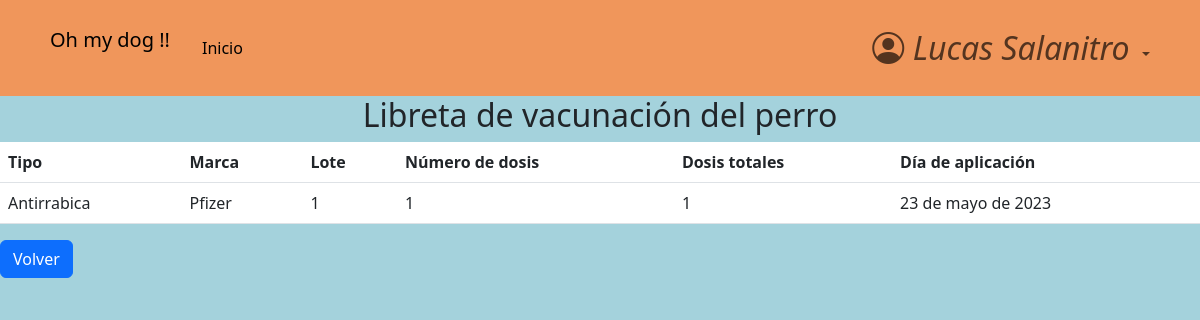
Page /dogs/vaccinations/3/2/ (signed in) on the earlier database version.
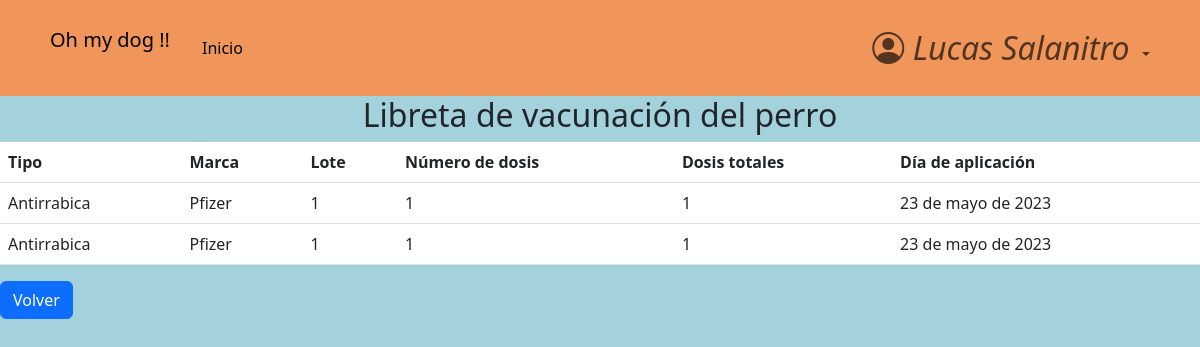
Same page on the later database version.
### dogs/models.py (models this page shows)
class Vaccination(models.Model):
    class Type(models.TextChoices):
        antirrabica = "Antirrabica"
        antimoquillo = "Antimoquillo"
    dog = models.ForeignKey(
        Dog,
        blank = True,
        on_delete=models.CASCADE,
        null=True,
    )
    type = models.CharField(
        choices=Type.choices,
        max_length=20,
        null=True,
        blank=True,
    )
    brand = models.CharField(
        max_length=20,
        blank=True,
        null=True
    )
    lot = models.CharField(
        max_length=15,
        blank=True,
        null=True
    )
    dosis_number = models.PositiveIntegerField(
        null=True,
    )
    total_dosis = models.PositiveIntegerField(
        null=True,
    )
    date_of_application = models.DateField(
        null=True,
        blank=True,
    )

### dogs/views.py (the view)
# urls.py: path('vaccinations/<client_id>/<dog_id>/', views.vaccinations_list, name="vaccinations"),
@ login_required
def vaccinations_list(request, dog_id, client_id):
    actual_dog = Dog.objects.get(pk=dog_id)
    vaccinations = actual_dog.vaccination_set.all()
    context = {
        'client_id': client_id,
        'dog_id': actual_dog.id,
        'vaccinations': vaccinations,
    }
    return render(request, 'vaccinations_list.html', context)

### accounts/models.py (called while the page is built)
    def __str__(self):
        return self.name + ' ' + str(self.surname or '')

### dogs/templates/vaccinations_list.html
{% extends 'base.html' %}
{% block content %}
<main>
    <h2 class="text-center">Libreta de vacunación del perro</h2>
                {% if vaccinations.exists %}
                  <table class="table table-hover">
                      <thead>
                          <tr>
                              <th>Tipo</th>
                              <th>Marca</th>
                              <th>Lote</th>
                              <th>Número de dosis</th>
                              <th>Dosis totales</th>
                              <th>Día de aplicación</th>
                          </tr>
                      </thead>
                      <tbody>
                          {% for vaccination in vaccinations %}
                                <tr>
                                    <td>{{ vaccination.type }}</td>
                                    <td>{{ vaccination.brand }}</td>
                                    <td>{{ vaccination.lot }}</td>
                                    <td>{{ vaccination.dosis_number }}</td>
                                    <td>{{ vaccination.total_dosis }}</td>
                                    <td>{{ vaccination.date_of_application }}</td>
                                </tr>
                          {% endfor %}
                        </tbody>
                    </table>
                {% else %}
                    <tr>
                        El perro aun no fue vacunado
                    </tr>
                {% endif %}
        <div>
            <a href="{% url 'dog_profile' user_owner_id=client_id dog_id=dog_id %}" class="btn btn-primary">Volver</a>
        </div>
</main>
{% endblock  %}

Differences in the rows shown:
added Vaccination: type "Antirrabica", brand "Pfizer", lot "1", dosis_number "1", total_dosis "1", date_of_application "23 de mayo de 2023"
